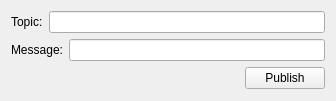
<?xml version="1.0" encoding="UTF-8"?>
<ui version="4.0">
 <class>PublisherWindow</class>
 <widget class="QWidget" name="PublisherWindow">
  <property name="geometry">
   <rect>
    <x>0</x>
    <y>0</y>
    <width>336</width>
    <height>101</height>
   </rect>
  </property>
  <property name="windowTitle">
   <string>Form</string>
  </property>
  <layout class="QVBoxLayout" name="verticalLayout">
   <item>
    <layout class="QHBoxLayout" name="horizontalLayout_3">
     <item>
      <widget class="QLabel" name="label">
       <property name="text">
        <string>Topic:</string>
       </property>
      </widget>
     </item>
     <item>
      <widget class="QLineEdit" name="lineEdit"/>
     </item>
    </layout>
   </item>
   <item>
    <layout class="QHBoxLayout" name="horizontalLayout_2">
     <item>
      <widget class="QLabel" name="label_2">
       <property name="text">
        <string>Message:</string>
       </property>
      </widget>
     </item>
     <item>
      <widget class="QLineEdit" name="lineEdit_2"/>
     </item>
    </layout>
   </item>
   <item>
    <layout class="QHBoxLayout" name="horizontalLayout">
     <item>
      <spacer name="horizontalSpacer">
       <property name="orientation">
        <enum>Qt::Horizontal</enum>
       </property>
       <property name="sizeHint" stdset="0">
        <size>
         <width>40</width>
         <height>20</height>
        </size>
       </property>
      </spacer>
     </item>
     <item>
      <widget class="QPushButton" name="pushButton">
       <property name="text">
        <string>Publish</string>
       </property>
      </widget>
     </item>
    </layout>
   </item>
  </layout>
 </widget>
 <resources/>
 <connections/>
</ui>
